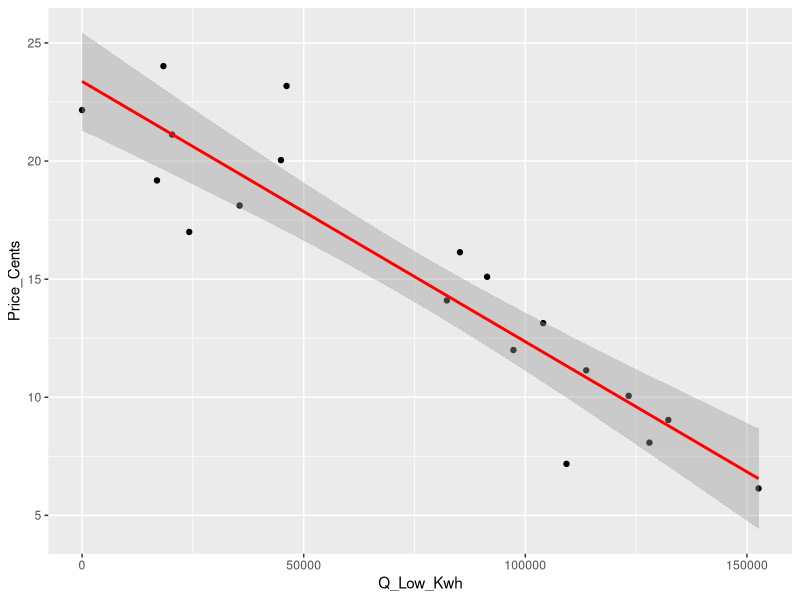
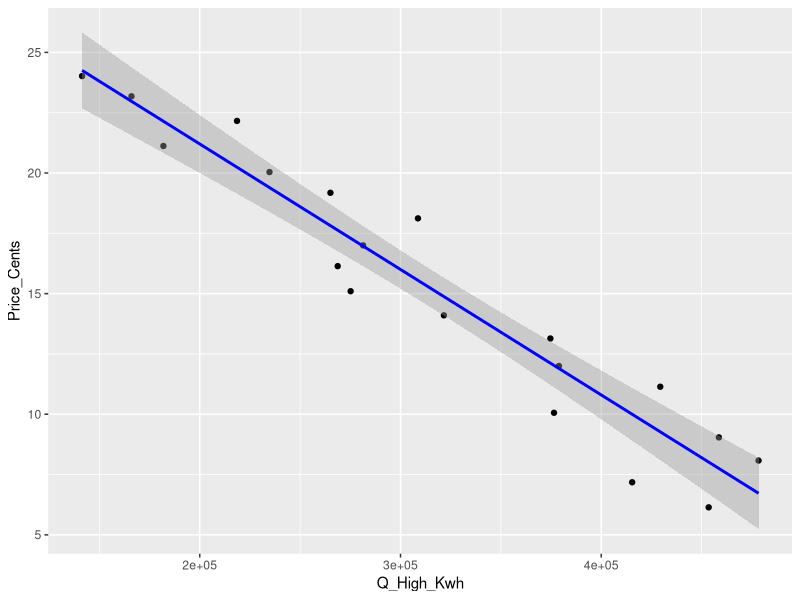

The R script that drew these images, in order:
## ---- chunk 1
knitr::opts_chunk$set(echo = TRUE)

library(tidyverse)
library(here)
library(broom)
## ---- chunk 2
demand_h_l <- read_csv(here("HW3_data.csv"))
## ---- chunk 3

# Low Demand Curve

D_l <- lm(Price_Cents ~ Q_Low_Kwh, data = demand_h_l)

summary(D_l)

D_l_tidy <- tidy(D_l)

# dp_l <- D_l_tidy[2,2] + D_l_tidy[2,1]  # Need x from y = mx + b

D_l_data <- tibble(Q = 0:500000)

# predict_D_low <- predict(D_l, newdata = D_l_data)



D_l_data <- D_l_data %>% 
  mutate(predict_D_low = (Q * D_l$coefficient[2]) + D_l$coefficient[1])

ggplot(data = demand_h_l, aes(x = Q_Low_Kwh, y = Price_Cents)) +
  geom_point() +
  stat_smooth(method = "lm", color = "red")


# High Demand Curve

D_h <- lm(Price_Cents ~ Q_High_Kwh, data = demand_h_l)

summary(D_h)

D_h_tidy <- tidy(D_h)

ggplot(data = demand_h_l, aes(x = Q_High_Kwh, y = Price_Cents)) +
  geom_point() +
  stat_smooth(method = "lm", color = "blue")



